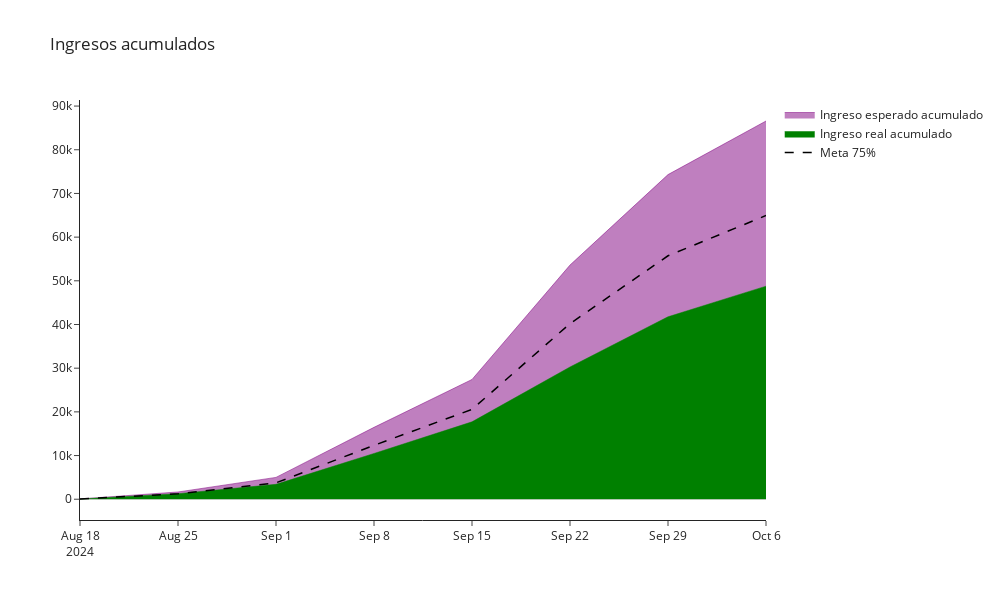

Notebook code cell kept with this figure:
### Code cell
fig = go.Figure(layout=go.Layout(
	title="Ingresos acumulados",
	width=1000,
	height=600,
	template='simple_white'
))

fig.add_trace(go.Scatter(x=hist_viz.index,
						 y=hist_viz.monto_cuota.cumsum(),
						 mode='lines',
						 line=dict(width=0.5, color='purple'),
						 fill='tozeroy',
						 name='Ingreso esperado acumulado'))

fig.add_trace(go.Scatter(x=hist_viz.index,
						 y=hist_viz.pagado.cumsum(),
						 mode='lines',
						 line=dict(width=0.5, color='green'),
						 fill='tozeroy',
                         fillcolor='green',
						 name='Ingreso real acumulado'))

fig.add_trace(go.Scatter(x=hist_viz.index, y=pd.Series(hist_viz['monto_cuota']*0.75).cumsum(), mode='lines', line=dict(width=1.5, color='black', dash='dash'), name='Meta 75%'))

fig.show()

### Figure 1 — Plotly figure (JSON) as saved in the notebook; plotly's stock layout.template omitted (floating-point values rounded to 4 significant figures)
{"data": [{"fill": "tozeroy", "line": {"color": "purple", "width": 0.5}, "mode": "lines", "name": "Ingreso esperado acumulado", "type": "scatter", "x": ["2024-08-18T00:00:00", "2024-08-25T00:00:00", "2024-09-01T00:00:00", "2024-09-08T00:00:00", "2024-09-15T00:00:00", "2024-09-22T00:00:00", "2024-09-29T00:00:00", "2024-10-06T00:00:00"], "y": [70.99, 1663.0, 4999.0, 16460.0, 27420.0, 53600.0, 74310.0, 86580.0]}, {"fill": "tozeroy", "fillcolor": "green", "line": {"color": "green", "width": 0.5}, "mode": "lines", "name": "Ingreso real acumulado", "type": "scatter", "x": ["2024-08-18T00:00:00", "2024-08-25T00:00:00", "2024-09-01T00:00:00", "2024-09-08T00:00:00", "2024-09-15T00:00:00", "2024-09-22T00:00:00", "2024-09-29T00:00:00", "2024-10-06T00:00:00"], "y": [47.65, 1268.0, 3410.0, 10470.0, 17720.0, 30270.0, 41770.0, 48770.0]}, {"line": {"color": "black", "dash": "dash", "width": 1.5}, "mode": "lines", "name": "Meta 75%", "type": "scatter", "x": ["2024-08-18T00:00:00", "2024-08-25T00:00:00", "2024-09-01T00:00:00", "2024-09-08T00:00:00", "2024-09-15T00:00:00", "2024-09-22T00:00:00", "2024-09-29T00:00:00", "2024-10-06T00:00:00"], "y": [53.24, 1248.0, 3749.0, 12340.0, 20560.0, 40200.0, 55730.0, 64940.0]}], "layout": {"height": 600, "title": {"text": "Ingresos acumulados"}, "width": 1000}}
